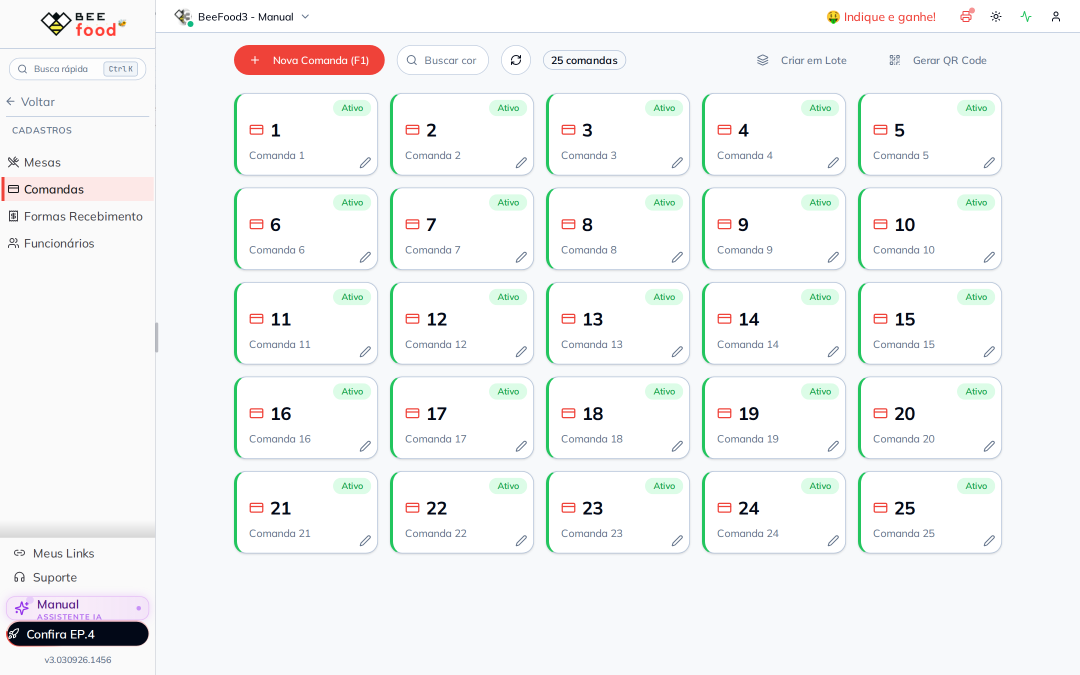
#> input picture manuais/cadastro-comandas/imagens-puras/01-menu-cadastros.png, 2160 x 1350 px, found by its file name (shown at 1/2 size)
$ python annotate.py
#> lines starting #> are read from the running program, lines starting #| are printed output that depends on the picture
"""Anota os screenshots do manual BeeFood - Cadastro de mesas e QR Code (#80).

Le de imagens-puras/ e escreve em imagens-tratadas/.
As coordenadas dos marcadores sao dadas em fracoes 0..1 da imagem PURA (tela cheia,
1440x900 com device_scale_factor 1.5); o recorte e aplicado depois e o script converte
sozinho. Assim medir uma vez na captura cheia serve para qualquer recorte.
"""
import math
import os

from PIL import Image, ImageDraw, ImageFont

SRC = "imagens-puras"
OUT = "imagens-tratadas"
os.makedirs(OUT, exist_ok=True)

GREEN = (22, 150, 78)
WHITE = (255, 255, 255)
A_LINE = 220
A_BADGE = 235
FONT_CANDIDATES = [
    r"C:\Windows\Fonts\arialbd.ttf",
    "/usr/share/fonts/truetype/croscore/Arimo-Bold.ttf",
    "/usr/share/fonts/truetype/dejavu/DejaVuSans-Bold.ttf",
]

# Recortes reaproveitados
BARRA = (0.145, 0.045, 1.0, 0.272)      # barra de acoes + primeira linha de cards
MODAL_P = (0.33, 0.27, 0.675, 0.74)    # modal pequeno (Nova Mesa / Editar)
MODAL_M = (0.30, 0.28, 0.71, 0.72)     # modal medio (pergunta da comanda)
MODAL_QR = (0.26, 0.25, 0.775, 0.80)   # modais de QR Code


def font(sz):
    for caminho in FONT_CANDIDATES:
        if os.path.exists(caminho):
            return ImageFont.truetype(caminho, sz)
    raise RuntimeError("nenhuma fonte bold encontrada")


def draw_arrow(d, x0, y0, x1, y1, w):
    col = GREEN + (A_LINE,)
    d.line([(x0, y0), (x1, y1)], fill=col, width=w)
    ang = math.atan2(y1 - y0, x1 - x0)
    L = w * 3.6
    for s in (0.45, -0.45):
        d.line([(x1, y1),
                (x1 - L * math.cos(ang - s), y1 - L * math.sin(ang - s))],
               fill=col, width=w)


def badge(d, cx, cy, r, num, fnt):
    d.ellipse([cx - r - 2, cy - r - 2, cx + r + 2, cy + r + 2], fill=WHITE + (235,))
    d.ellipse([cx - r, cy - r, cx + r, cy + r], fill=GREEN + (A_BADGE,))
    t = str(num)
    bb = d.textbbox((0, 0), t, font=fnt)
    d.text((cx - (bb[2] - bb[0]) / 2 - bb[0], cy - (bb[3] - bb[1]) / 2 - bb[1]),
           t, fill=WHITE, font=fnt)


def preparar(name, recorte=None, escala=1.0):
#> called with name = '01-menu-cadastros.png', recorte = (0, 0.11, 0.32, 0.42), escala = 2.2
    img = Image.open(os.path.join(SRC, name)).convert("RGB")
    if recorte:
        W, H = img.size
#> W = 2160; H = 1350
        x0, y0, x1, y1 = recorte
        img = img.crop((int(x0 * W), int(y0 * H), int(x1 * W), int(y1 * H)))
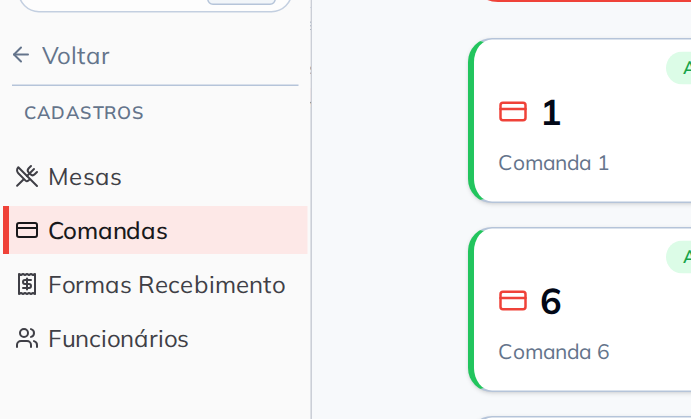
#> img: PIL image 691x419 RGB; mean R, G, B 244.4, 244.8, 244.9
    if escala != 1.0:
        img = img.resize((int(img.width * escala), int(img.height * escala)), Image.LANCZOS)
#> img: PIL image 1520x921 RGB
    return img


def converter(f, recorte):
    if not recorte:
        return f
    x0, y0, x1, y1 = recorte
    return ((f[0] - x0) / (x1 - x0), (f[1] - y0) / (y1 - y0))


def annotate(name, markers, ring=None, recorte=None, escala=1.0):
    base = preparar(name, recorte, escala).convert("RGBA")
    W, H = base.size
#> W = 1520; H = 921
    overlay = Image.new("RGBA", (W, H), (0, 0, 0, 0))
#> overlay: PIL image 1520x921 RGBA; every value is 0
    d = ImageDraw.Draw(overlay)
    r = max(14, int(W * 0.0125))
#> r = 19
    fnt = font(int(r * 1.2))
    w = max(2, int(W * 0.0022))
#> w = 3
    for (fx, fy, fw, fh) in (ring or []):
        (cx, cy) = converter((fx, fy), recorte)
        (cx2, cy2) = converter((fx + fw, fy + fh), recorte)
        d.rectangle([cx * W, cy * H, cx2 * W, cy2 * H], outline=GREEN + (A_LINE,), width=w)
    for (num, tx, ty, bx, by) in markers:
        (tx, ty) = converter((tx, ty), recorte)
        (bx, by) = converter((bx, by), recorte)
        TX, TY, BX, BY = tx * W, ty * H, bx * W, by * H
        ang = math.atan2(TY - BY, TX - BX)
        draw_arrow(d, BX + (r + 5) * math.cos(ang), BY + (r + 5) * math.sin(ang), TX, TY, w)
        badge(d, BX, BY, r, num, fnt)
    Image.alpha_composite(base, overlay).convert("RGB").save(os.path.join(OUT, name))
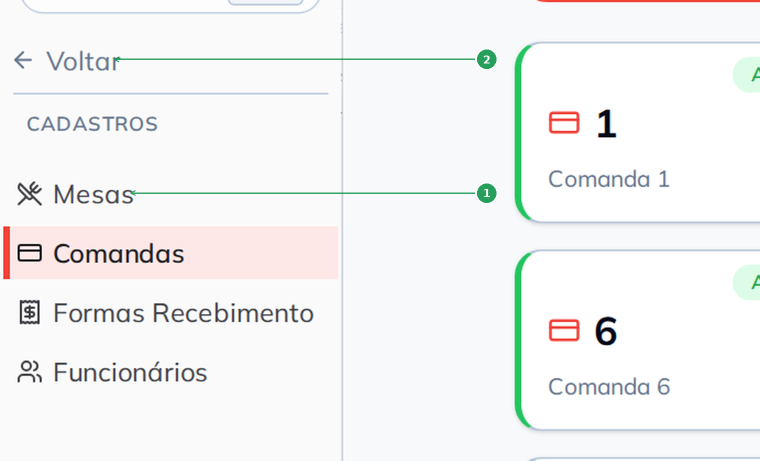
#> saved as 01-menu-cadastros.png: PIL image 1520x921 RGB (shown at 1/2 size); mean R, G, B 243.4, 244.3, 244.1
    print("OK", name, "->", (W, H))
#| OK 01-menu-cadastros.png -> (1520, 921)


def passthrough(name, recorte=None, escala=1.0):
    img = preparar(name, recorte, escala)
    img.save(os.path.join(OUT, name))
    print("OK (contexto)", name, "->", img.size)


# 1. Onde fica: submenu Cadastros.
annotate(
    "01-menu-cadastros.png",
    [
        (1, 0.055, 0.240, 0.205, 0.240),   # item Mesas
        (2, 0.048, 0.150, 0.205, 0.150),   # Voltar (sai do submenu)
    ],
    recorte=(0.0, 0.11, 0.32, 0.42),
    escala=2.2,
)

# 2. A tela de cadastro de mesas.
annotate(
    "02-tela-mesas.png",
    [
        (1, 0.245, 0.105, 0.245, 0.140),   # Nova Mesa (F1)
        (2, 0.400, 0.105, 0.400, 0.140),   # busca
        (3, 0.530, 0.105, 0.530, 0.140),   # contador de mesas
        (4, 0.755, 0.105, 0.755, 0.140),   # Criar em Lote
        (5, 0.875, 0.105, 0.875, 0.140),   # Gerar QR Code
    ],
    recorte=BARRA,
    escala=1.2,
)
#> call 2 of annotate, with name = '02-tela-mesas.png', recorte = (0.145, 0.045, 1, 0.272), escala = 1.2
#> call 2 of preparar, with name = '02-tela-mesas.png', recorte = (0.145, 0.045, 1, 0.272), escala = 1.2
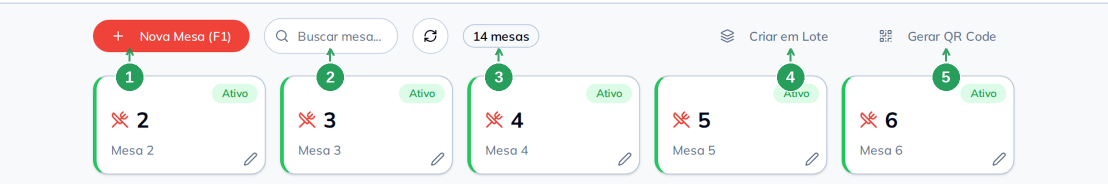
#> input picture manuais/cadastro-mesas/imagens-tratadas/02-tela-mesas.png, 2216 x 368 px, found by its file name (shown at 1/2 size)
#> in preparar, img is the input picture: PIL image 2216x368 RGB; mean R, G, B 241.3, 242.2, 241.2
#> in preparar (call 2), `img = img.crop((int(x0 * W), int(y0 * H), int(x1 * W), int(y1 * H)))`:
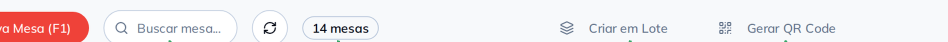
#> img: PIL image 1895x84 RGB (shown at 1/2 size); mean R, G, B 242.7, 234.3, 236
#> in preparar (call 2), `img = img.resize((int(img.width * escala), int(img.height * escala)), ..`:
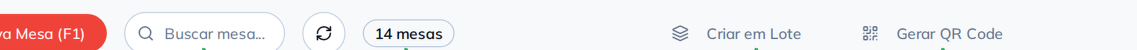
#> img: PIL image 2274x100 RGB (shown at 1/2 size); mean R, G, B 242.7, 234.2, 235.9
#> in annotate (call 2), `overlay = Image.new("RGBA", (W, H), (0, 0, 0, 0))`: overlay: PIL image 2274x100 RGBA; every value is 0
#> in annotate (call 2), `Image.alpha_composite(base, overlay).convert("RGB").save(os.path.join(..`:
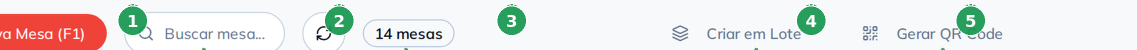
#> saved as 02-tela-mesas.png: PIL image 2274x100 RGB (shown at 1/2 size); mean R, G, B 232.3, 229.8, 227.9
#| OK 02-tela-mesas.png -> (2274, 100)

# 3. Modal Nova Mesa.
annotate(
    "03-nova-mesa.png",
    [
        (1, 0.410, 0.435, 0.600, 0.400),   # Codigo
        (2, 0.410, 0.532, 0.600, 0.497),   # Descricao
        (3, 0.605, 0.586, 0.480, 0.586),   # Ativo
        (4, 0.607, 0.680, 0.665, 0.715),   # Salvar
    ],
    recorte=MODAL_P,
    escala=2.2,
)
#> (the run stopped early here; a loop or call above may not have finished)
